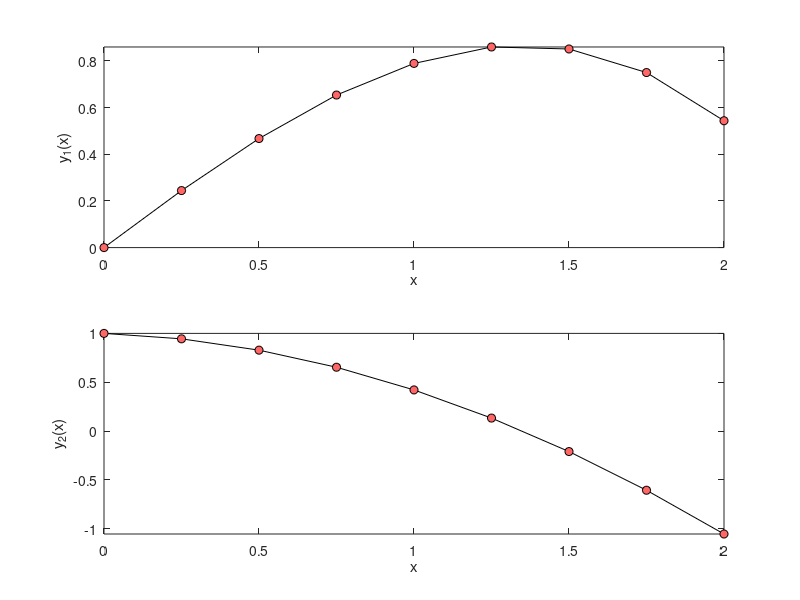

The MATLAB source for this figure:
%% Code 7-6 | Runge-Kutta Fehlberg Merson Method
clc; clear; close all
f = @(x,Y) [Y(2); -0.1*Y(2)-x];           %ODE
Y = [0 1];                                %initial values
S = [0 2];                                %response span
h = 0.25;                                 %domain increment
type = 'Merson';
%Metod__________________________________________________________________
switch type
    case 'Felberg4'
        a2 = 1/4;   b21 = 1/4;
        a3 = 3/8;   b31 = 3/32;      b32 = 9/32;
        a4 = 12/13; b41 = 1932/2197; b42 = -7200/2197; b43 = 7296/2197;
        a5 = 1;     b51 = 439/216;   b52 = -8;         b53 = 3680/513;   b54 = -845/4104;
        a6 = 1/2;   b61 = -8/27;     b62 = 2;          b63 = -3544/2565; b64 = 1859/4104; b65 = -11/40;
        c1 = 16/135; c2 = 0; c3 = 6656/12825; c4 = 28561/56430; c5 = -9/50; c6 = 2/55;
    case 'Felberg5'
        a2 = 1/4;   b21 = 1/4;
        a3 = 3/8;   b31 = 3/32;      b32 = 9/32;
        a4 = 12/13; b41 = 1932/2197; b42 = -7200/2197; b43 = 7296/2197;
        a5 = 1;     b51 = 439/216;   b52 = -8;         b53 = 3680/513;   b54 = -845/4104;
        a6 = 1/2;   b61 = -8/27;     b62 = 2;          b63 = -3544/2565; b64 = 1859/4104; b65 = -11/40;
        c1 = 25/216; c2 = 0; c3 = 1408/2565; c4 = 2197/4104; c5 = -1/5; c6 = 0;
    case 'Merson'
        a2 = 1/3; b21 = 1/3;
        a3 = 1/3; b31 = 1/6; b32 = 1/6;
        a4 = 1/2; b41 = 1/8; b42 = 0;   b43 = 3/8;
        a5 = 1;   b51 = 1/2; b52 = 0;   b53 = -3/2; b54 = 2;
        a6 = 0;   b61 = 0;   b62 = 0;   b63 = 0;    b64 = 0;   b65 = 0;
        c1 = 1/6; c2 = 0; c3 = 0; c4 = 4/6; c5 = 1/6; c6 = 0;
end
x = S(1);
Y = Y(:);
i = 1;
xx = x; YY = Y;
while x < S(2)
    i = i+1;
    K1 = f(x,Y);
    K2 = f(x+a2*h,Y+b21*K1*h);
    K3 = f(x+a3*h,Y+(b31*K1+b32*K2)*h);
    K4 = f(x+a4*h,Y+(b41*K1+b42*K2+b43*K3)*h);
    K5 = f(x+a5*h,Y+(b51*K1+b52*K2+b53*K3+b54*K4)*h);
    K6 = f(x+a6*h,Y+(b61*K1+b62*K2+b63*K3+b64*K4+b65*K5)*h);
    Y = Y+(c1*K1+c2*K2+c3*K3+c4*K4+c5*K5+c6*K6)*h;
    x = x+h;
    xx(i) = x; YY(:,i) = Y;
end
%Illustration___________________________________________________________
m = numel(Y);
div = ['---------' repmat('------------',[1,m]),'\n'];
fprintf('        x'); fprintf('       y%d(x)',1:m);    fprintf(['\n',div]);
fprintf(['%9.3g',repmat('%12.5g',[1,m]),'\n'],[xx;YY]);fprintf(div);
for i = 1:m
    subplot(m,1,i)
    plot(xx,YY(i,:),'linestyle','-','Color','k',...
        'Marker','o','MarkerFaceColor',[1 0.4 0.4],...
        'displayname','f^0(x)'); hold on
    xlabel('x'); ylabel(['y_' num2str(i) '(x)']); axis tight;
end
